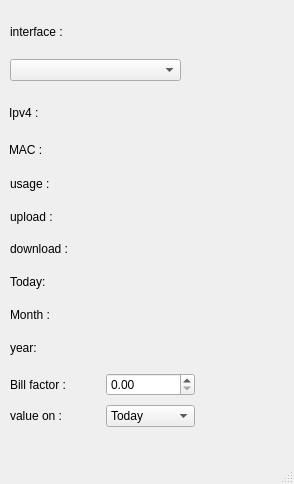
<?xml version="1.0" encoding="UTF-8"?>
<ui version="4.0">
 <class>MainWindow</class>
 <widget class="QMainWindow" name="MainWindow">
  <property name="geometry">
   <rect>
    <x>0</x>
    <y>0</y>
    <width>294</width>
    <height>484</height>
   </rect>
  </property>
  <property name="sizePolicy">
   <sizepolicy hsizetype="Ignored" vsizetype="Ignored">
    <horstretch>0</horstretch>
    <verstretch>0</verstretch>
   </sizepolicy>
  </property>
  <property name="windowTitle">
   <string>NetUsage</string>
  </property>
  <widget class="QWidget" name="centralwidget">
   <widget class="QWidget" name="layoutWidget">
    <property name="geometry">
     <rect>
      <x>9</x>
      <y>97</y>
      <width>281</width>
      <height>68</height>
     </rect>
    </property>
    <layout class="QGridLayout" name="gridLayout">
     <item row="0" column="0">
      <widget class="QLabel" name="label_2">
       <property name="text">
        <string>Ipv4 :</string>
       </property>
      </widget>
     </item>
     <item row="0" column="1">
      <widget class="QLabel" name="ip4_label">
       <property name="text">
        <string/>
       </property>
      </widget>
     </item>
     <item row="1" column="1">
      <widget class="QLabel" name="mac_label">
       <property name="text">
        <string/>
       </property>
      </widget>
     </item>
     <item row="1" column="0">
      <widget class="QLabel" name="ip6_label_2">
       <property name="text">
        <string>MAC :</string>
       </property>
      </widget>
     </item>
    </layout>
   </widget>
   <widget class="QWidget" name="layoutWidget">
    <property name="geometry">
     <rect>
      <x>10</x>
      <y>370</y>
      <width>281</width>
      <height>62</height>
     </rect>
    </property>
    <layout class="QGridLayout" name="gridLayout_3">
     <item row="0" column="0">
      <widget class="QLabel" name="label_12">
       <property name="text">
        <string>Bill factor :</string>
       </property>
      </widget>
     </item>
     <item row="0" column="1">
      <widget class="QDoubleSpinBox" name="bill_factor"/>
     </item>
     <item row="1" column="0">
      <widget class="QLabel" name="label_13">
       <property name="text">
        <string>value on :</string>
       </property>
      </widget>
     </item>
     <item row="1" column="1">
      <widget class="QComboBox" name="comboBox">
       <item>
        <property name="text">
         <string>Today</string>
        </property>
       </item>
       <item>
        <property name="text">
         <string>Month</string>
        </property>
       </item>
       <item>
        <property name="text">
         <string>Year</string>
        </property>
       </item>
      </widget>
     </item>
     <item row="1" column="2">
      <widget class="QLabel" name="bill_value">
       <property name="text">
        <string/>
       </property>
      </widget>
     </item>
    </layout>
   </widget>
   <widget class="QWidget" name="layoutWidget">
    <property name="geometry">
     <rect>
      <x>289</x>
      <y>100</y>
      <width>141</width>
      <height>331</height>
     </rect>
    </property>
    <layout class="QVBoxLayout" name="verticalLayout_2">
     <item>
      <spacer name="horizontalSpacer_2">
       <property name="orientation">
        <enum>Qt::Horizontal</enum>
       </property>
       <property name="sizeHint" stdset="0">
        <size>
         <width>148</width>
         <height>20</height>
        </size>
       </property>
      </spacer>
     </item>
     <item>
      <spacer name="horizontalSpacer_3">
       <property name="orientation">
        <enum>Qt::Horizontal</enum>
       </property>
       <property name="sizeHint" stdset="0">
        <size>
         <width>148</width>
         <height>20</height>
        </size>
       </property>
      </spacer>
     </item>
     <item>
      <spacer name="horizontalSpacer_4">
       <property name="orientation">
        <enum>Qt::Horizontal</enum>
       </property>
       <property name="sizeHint" stdset="0">
        <size>
         <width>148</width>
         <height>20</height>
        </size>
       </property>
      </spacer>
     </item>
    </layout>
   </widget>
   <widget class="QWidget" name="">
    <property name="geometry">
     <rect>
      <x>10</x>
      <y>170</y>
      <width>271</width>
      <height>191</height>
     </rect>
    </property>
    <layout class="QGridLayout" name="gridLayout_2">
     <item row="0" column="0">
      <widget class="QLabel" name="label_6">
       <property name="text">
        <string>usage :</string>
       </property>
      </widget>
     </item>
     <item row="1" column="0">
      <layout class="QHBoxLayout" name="horizontalLayout_3">
       <item>
        <widget class="QLabel" name="label_7">
         <property name="text">
          <string>upload :</string>
         </property>
        </widget>
       </item>
       <item>
        <widget class="QLabel" name="upload_label">
         <property name="text">
          <string/>
         </property>
        </widget>
       </item>
      </layout>
     </item>
     <item row="2" column="0">
      <layout class="QHBoxLayout" name="horizontalLayout_4">
       <item>
        <widget class="QLabel" name="label_8">
         <property name="text">
          <string>download :</string>
         </property>
        </widget>
       </item>
       <item>
        <widget class="QLabel" name="download_label">
         <property name="text">
          <string/>
         </property>
        </widget>
       </item>
      </layout>
     </item>
     <item row="3" column="0">
      <layout class="QHBoxLayout" name="horizontalLayout_5">
       <item>
        <widget class="QLabel" name="label_9">
         <property name="text">
          <string>Today:</string>
         </property>
        </widget>
       </item>
       <item>
        <widget class="QLabel" name="Today_label">
         <property name="text">
          <string/>
         </property>
        </widget>
       </item>
      </layout>
     </item>
     <item row="4" column="0">
      <layout class="QHBoxLayout" name="horizontalLayout_6">
       <item>
        <widget class="QLabel" name="label_10">
         <property name="text">
          <string>Month :</string>
         </property>
        </widget>
       </item>
       <item>
        <widget class="QLabel" name="Month_label">
         <property name="text">
          <string/>
         </property>
        </widget>
       </item>
      </layout>
     </item>
     <item row="5" column="0">
      <layout class="QHBoxLayout" name="horizontalLayout_7">
       <item>
        <widget class="QLabel" name="label_11">
         <property name="text">
          <string>year:</string>
         </property>
        </widget>
       </item>
       <item>
        <widget class="QLabel" name="Year_label">
         <property name="text">
          <string/>
         </property>
        </widget>
       </item>
      </layout>
     </item>
    </layout>
   </widget>
   <widget class="QWidget" name="">
    <property name="geometry">
     <rect>
      <x>10</x>
      <y>10</y>
      <width>171</width>
      <height>71</height>
     </rect>
    </property>
    <layout class="QVBoxLayout" name="verticalLayout">
     <item>
      <widget class="QLabel" name="label">
       <property name="text">
        <string>interface :</string>
       </property>
      </widget>
     </item>
     <item>
      <widget class="QComboBox" name="interfaces"/>
     </item>
    </layout>
   </widget>
  </widget>
  <widget class="QMenuBar" name="menubar">
   <property name="geometry">
    <rect>
     <x>0</x>
     <y>0</y>
     <width>294</width>
     <height>25</height>
    </rect>
   </property>
  </widget>
  <widget class="QStatusBar" name="statusbar"/>
 </widget>
 <tabstops>
  <tabstop>interfaces</tabstop>
  <tabstop>bill_factor</tabstop>
  <tabstop>comboBox</tabstop>
 </tabstops>
 <resources/>
 <connections/>
</ui>
